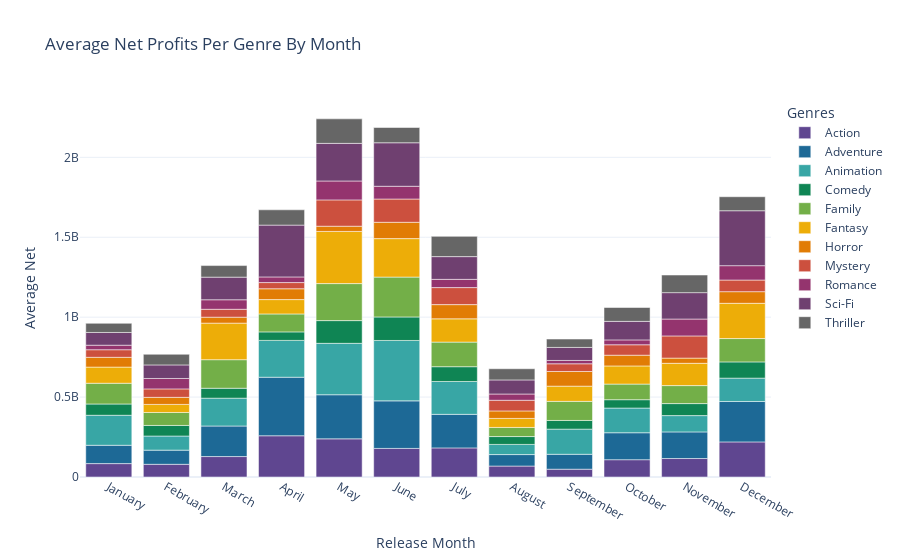

Notebook code for this chart:
### Code cell
# Plotting my figure
fig = px.bar(df_month_genres_net, x="Month", y="Average Net", color="Genres", template="plotly_white",
             color_discrete_sequence=px.colors.qualitative.Prism,
             category_orders={'Month': ['January', 'February', 'March', 'April', 
                                        'May', 'June', 'July', 'August', 'September', 
                                        'October', 'November', 'December']}, 
             title="Average Net Profits Per Genre By Month", labels={'Month': 'Release Month'})
fig.show()

### Figure 1 — Plotly figure (JSON) as saved in the notebook; plotly's stock layout.template omitted (floating-point values rounded to 4 significant figures)
{"data": [{"alignmentgroup": "True", "hovertemplate": "Genres=Action<br>Release Month=%{x}<br>Average Net=%{y}<extra></extra>", "legendgroup": "Action", "marker": {"color": "rgb(95, 70, 144)"}, "name": "Action", "offsetgroup": "Action", "orientation": "v", "showlegend": true, "textposition": "auto", "type": "bar", "x": ["April", "August", "December", "February", "January", "July", "June", "March", "May", "November", "October", "September"], "xaxis": "x", "y": [258100000.0, 68540000.0, 219600000.0, 79470000.0, 83850000.0, 182200000.0, 178900000.0, 127900000.0, 238800000.0, 115600000.0, 108200000.0, 48840000.0], "yaxis": "y"}, {"alignmentgroup": "True", "hovertemplate": "Genres=Adventure<br>Release Month=%{x}<br>Average Net=%{y}<extra></extra>", "legendgroup": "Adventure", "marker": {"color": "rgb(29, 105, 150)"}, "name": "Adventure", "offsetgroup": "Adventure", "orientation": "v", "showlegend": true, "textposition": "auto", "type": "bar", "x": ["April", "August", "December", "February", "January", "July", "June", "March", "May", "November", "October", "September"], "xaxis": "x", "y": [366200000.0, 71820000.0, 252900000.0, 88650000.0, 114700000.0, 209800000.0, 297400000.0, 191000000.0, 275900000.0, 166500000.0, 168700000.0, 93230000.0], "yaxis": "y"}, {"alignmentgroup": "True", "hovertemplate": "Genres=Animation<br>Release Month=%{x}<br>Average Net=%{y}<extra></extra>", "legendgroup": "Animation", "marker": {"color": "rgb(56, 166, 165)"}, "name": "Animation", "offsetgroup": "Animation", "orientation": "v", "showlegend": true, "textposition": "auto", "type": "bar", "x": ["April", "August", "December", "February", "January", "July", "June", "March", "May", "November", "October", "September"], "xaxis": "x", "y": [230600000.0, 63480000.0, 146200000.0, 88250000.0, 187800000.0, 205600000.0, 378000000.0, 174400000.0, 321800000.0, 102100000.0, 154500000.0, 157400000.0], "yaxis": "y"}, {"alignmentgroup": "True", "hovertemplate": "Genres=Comedy<br>Release Month=%{x}<br>Average Net=%{y}<extra></extra>", "legendgroup": "Comedy", "marker": {"color": "rgb(15, 133, 84)"}, "name": "Comedy", "offsetgroup": "Comedy", "orientation": "v", "showlegend": true, "textposition": "auto", "type": "bar", "x": ["April", "August", "December", "February", "January", "July", "June", "March", "May", "November", "October", "September"], "xaxis": "x", "y": [53130000.0, 49240000.0, 101500000.0, 66210000.0, 70540000.0, 92600000.0, 147000000.0, 62120000.0, 142200000.0, 75170000.0, 52200000.0, 54410000.0], "yaxis": "y"}, {"alignmentgroup": "True", "hovertemplate": "Genres=Family<br>Release Month=%{x}<br>Average Net=%{y}<extra></extra>", "legendgroup": "Family", "marker": {"color": "rgb(115, 175, 72)"}, "name": "Family", "offsetgroup": "Family", "orientation": "v", "showlegend": true, "textposition": "auto", "type": "bar", "x": ["April", "August", "December", "February", "January", "July", "June", "March", "May", "November", "October", "September"], "xaxis": "x", "y": [112400000.0, 57070000.0, 146100000.0, 81090000.0, 129800000.0, 153800000.0, 249500000.0, 178700000.0, 231600000.0, 112600000.0, 97710000.0, 119400000.0], "yaxis": "y"}, {"alignmentgroup": "True", "hovertemplate": "Genres=Fantasy<br>Release Month=%{x}<br>Average Net=%{y}<extra></extra>", "legendgroup": "Fantasy", "marker": {"color": "rgb(237, 173, 8)"}, "name": "Fantasy", "offsetgroup": "Fantasy", "orientation": "v", "showlegend": true, "textposition": "auto", "type": "bar", "x": ["April", "August", "December", "February", "January", "July", "June", "March", "May", "November", "October", "September"], "xaxis": "x", "y": [89760000.0, 56430000.0, 220600000.0, 50490000.0, 101000000.0, 145700000.0, 240700000.0, 228700000.0, 326200000.0, 139400000.0, 113600000.0, 95120000.0], "yaxis": "y"}, {"alignmentgroup": "True", "hovertemplate": "Genres=Horror<br>Release Month=%{x}<br>Average Net=%{y}<extra></extra>", "legendgroup": "Horror", "marker": {"color": "rgb(225, 124, 5)"}, "name": "Horror", "offsetgroup": "Horror", "orientation": "v", "showlegend": true, "textposition": "auto", "type": "bar", "x": ["April", "August", "December", "February", "January", "July", "June", "March", "May", "November", "October", "September"], "xaxis": "x", "y": [67810000.0, 46930000.0, 72800000.0, 44300000.0, 61230000.0, 88890000.0, 102200000.0, 37190000.0, 32790000.0, 32520000.0, 67170000.0, 91610000.0], "yaxis": "y"}, {"alignmentgroup": "True", "hovertemplate": "Genres=Mystery<br>Release Month=%{x}<br>Average Net=%{y}<extra></extra>", "legendgroup": "Mystery", "marker": {"color": "rgb(204, 80, 62)"}, "name": "Mystery", "offsetgroup": "Mystery", "orientation": "v", "showlegend": true, "textposition": "auto", "type": "bar", "x": ["April", "August", "December", "February", "January", "July", "June", "March", "May", "November", "October", "September"], "xaxis": "x", "y": [38660000.0, 66630000.0, 72710000.0, 52810000.0, 47420000.0, 106500000.0, 145600000.0, 49460000.0, 164700000.0, 138900000.0, 65370000.0, 48370000.0], "yaxis": "y"}, {"alignmentgroup": "True", "hovertemplate": "Genres=Romance<br>Release Month=%{x}<br>Average Net=%{y}<extra></extra>", "legendgroup": "Romance", "marker": {"color": "rgb(148, 52, 110)"}, "name": "Romance", "offsetgroup": "Romance", "orientation": "v", "showlegend": true, "textposition": "auto", "type": "bar", "x": ["April", "August", "December", "February", "January", "July", "June", "March", "May", "November", "October", "September"], "xaxis": "x", "y": [35320000.0, 39180000.0, 89950000.0, 65150000.0, 28380000.0, 51520000.0, 79920000.0, 59550000.0, 118300000.0, 105634103, 30420000.0, 20900000.0], "yaxis": "y"}, {"alignmentgroup": "True", "hovertemplate": "Genres=Sci-Fi<br>Release Month=%{x}<br>Average Net=%{y}<extra></extra>", "legendgroup": "Sci-Fi", "marker": {"color": "rgb(111, 64, 112)"}, "name": "Sci-Fi", "offsetgroup": "Sci-Fi", "orientation": "v", "showlegend": true, "textposition": "auto", "type": "bar", "x": ["April", "August", "December", "February", "January", "July", "June", "March", "May", "November", "October", "September"], "xaxis": "x", "y": [324200000.0, 88160000.0, 343700000.0, 84920000.0, 79680000.0, 142300000.0, 272100000.0, 141500000.0, 235400000.0, 165200000.0, 115900000.0, 81430000.0], "yaxis": "y"}, {"alignmentgroup": "True", "hovertemplate": "Genres=Thriller<br>Release Month=%{x}<br>Average Net=%{y}<extra></extra>", "legendgroup": "Thriller", "marker": {"color": "rgb(102, 102, 102)"}, "name": "Thriller", "offsetgroup": "Thriller", "orientation": "v", "showlegend": true, "textposition": "auto", "type": "bar", "x": ["April", "August", "December", "February", "January", "July", "June", "March", "May", "November", "October", "September"], "xaxis": "x", "y": [95780000.0, 69860000.0, 87650000.0, 66600000.0, 57270000.0, 126700000.0, 95540000.0, 72400000.0, 153400000.0, 110100000.0, 86720000.0, 52300000.0], "yaxis": "y"}], "layout": {"barmode": "relative", "legend": {"title": {"text": "Genres"}, "tracegroupgap": 0}, "title": {"text": "Average Net Profits Per Genre By Month"}, "xaxis": {"anchor": "y", "categoryarray": ["January", "February", "March", "April", "May", "June", "July", "August", "September", "October", "November", "December"], "categoryorder": "array", "domain": [0, 1], "title": {"text": "Release Month"}}, "yaxis": {"anchor": "x", "domain": [0, 1], "title": {"text": "Average Net"}}}}
